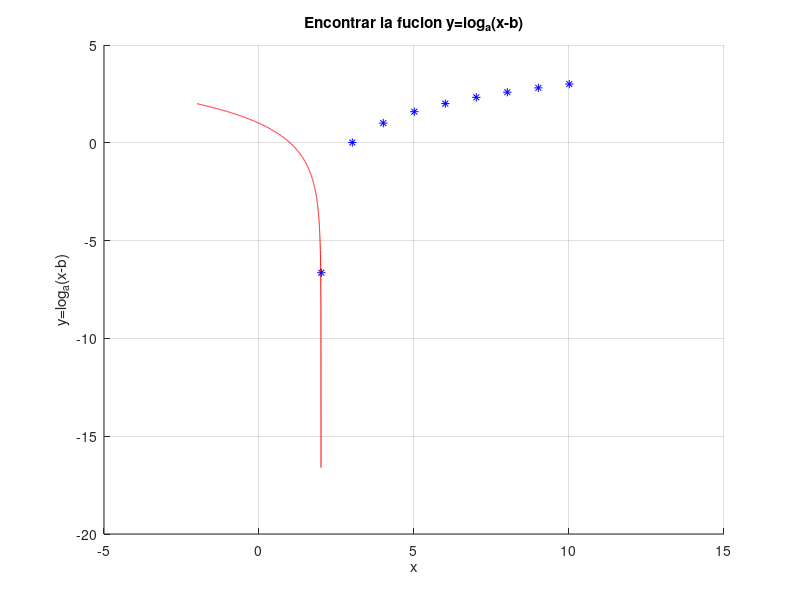
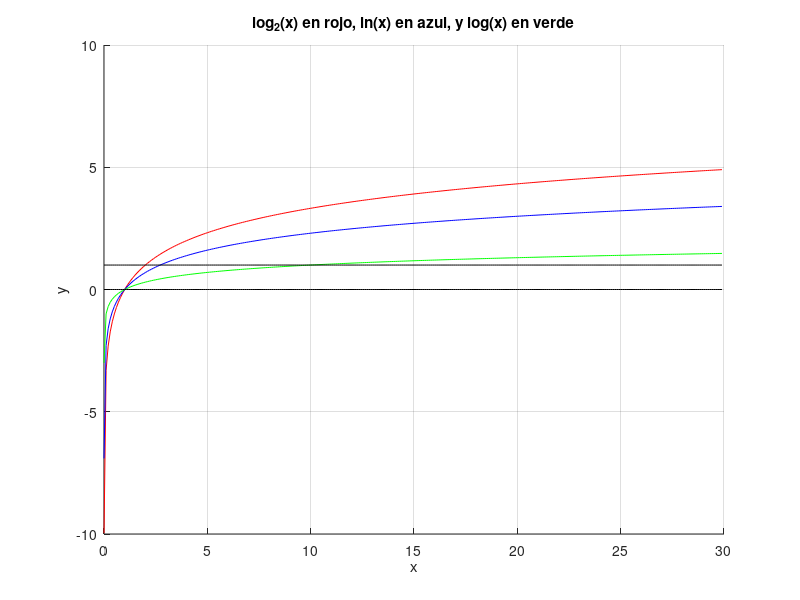
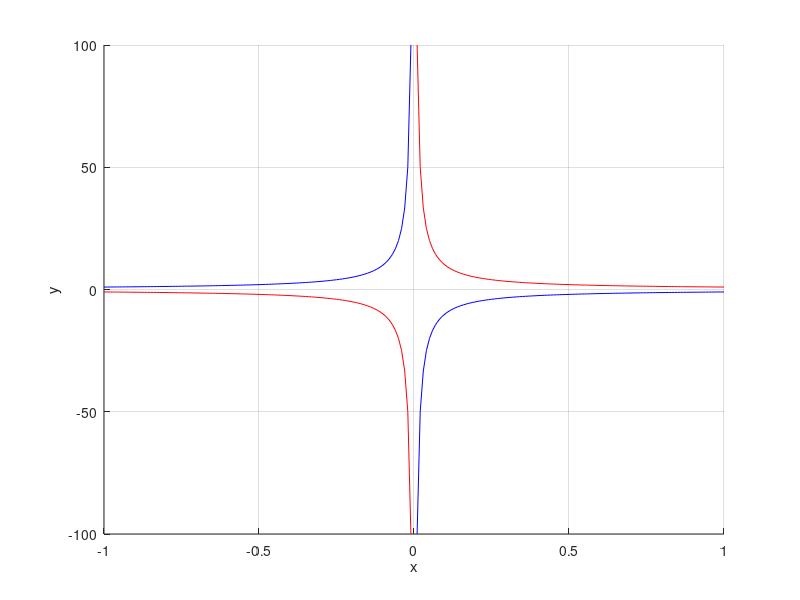
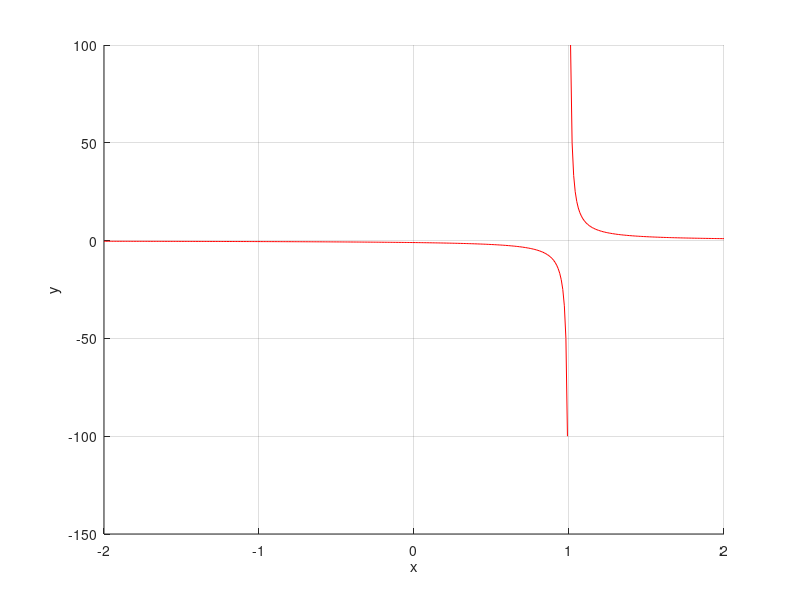

MATLAB code for these plots, in order:
figure()
x=-2.00001:0.001:2;
a=2.01:1:11;
hold on
plot(x,log2(x-2)/log2(2),'-r')
plot(a,log2(a-2)/log2(2),'*b')
hold off
xlabel('x')
ylabel('y=log_a(x-b)')
title('Encontrar la fucion y=log_a(x-b)')
grid on
%%
figure()
c=0.001:0.1:30;
u=ones(size(c));
o=zeros(size(c));
hold on
plot(c,log2(c),'-r')
plot(c,log(c),'-b')
plot(c,log10(c),'-g')
plot(c,u,'-k')
plot(c,o,'-k')
%annotation ('line', x,1)
hold off
xlabel('x')
ylabel('y')
grid on
title('log_2(x) en rojo, ln(x) en azul, y log(x) en verde')

%%
figure();
b=-1:0.01:1;
hold on
plot(b,b.^[-1],'-r')
plot(b,-b.^[-1],'-b')
hold off
xlabel('x')
ylabel('y')
grid on
%title('log(x) en rojo, log_{1/10}(x) en azul')

figure();
b=-2:0.01:2;
hold on
plot(b,(b-1).^[-1],'-r')
hold off
xlabel('x')
ylabel('y')
grid on
%title('log(x) en rojo, log_{1/10}(x) en azul')

figure();
b=-50:0.0005:50;
hold on
plot(b,(b.^[2]+1).*(b-1).^[-1],'-r')
hold off
xlabel('x')
ylabel('y')
grid on

figure();
b=-50:0.01:50;
hold on
plot(b,(b+5).*(b.^[3]-4).^[-1],'-r')
hold off
xlabel('x')
ylabel('y')
grid on

figure();
b=-5:0.05:5;
hold on
plot(b,2*b+3,'-r')
hold off
xlabel('x')
ylabel('y')
grid on


%title('log(x) en rojo, log_{1/10}(x) en azul')

clear all

